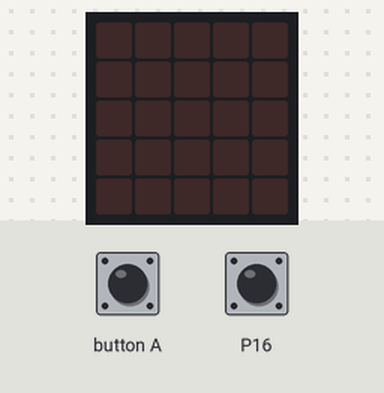
A program run on a simulated BBC micro:bit (MakeCode). Shown: the board's 5×5 LED display. The test bench sets the inputs (shaded band); at power-on: P16 LOW.

Above: at 1.2 s.
1.3 s: P16 pulled HIGH for 0.15 s
At 1.5 s:
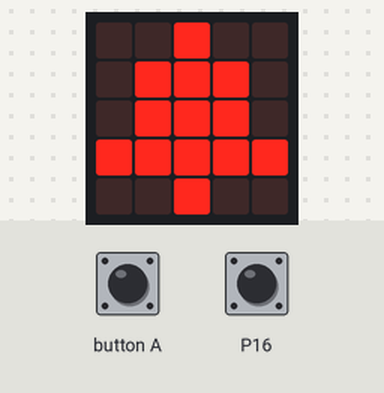
At 1.9 s:
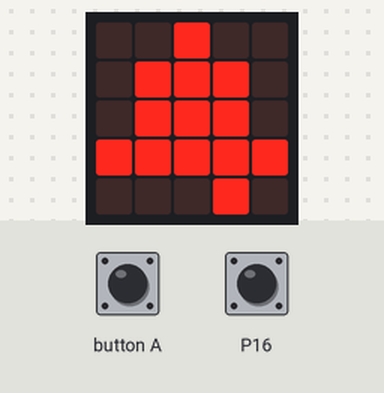
Timing chart, 0 to 4.3 s (numbered marks = the images above; inputs shaded):
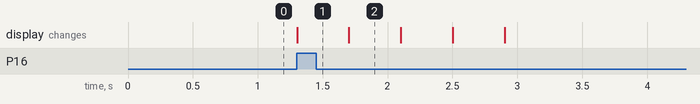

The program:

main.ts
```typescript
input.onButtonPressed(Button.A, function () {
    nombre += 1
})
let nombre = 1
let etat_actuel = 0
let etat_passe = 0
basic.forever(function () {
    etat_actuel = pins.digitalReadPin(DigitalPin.P16)
    if (etat_actuel != etat_passe) {
        if (etat_actuel == 1) {
            if (nombre == 1) {
                basic.showLeds(`
                    . . # . .
                    . # # # .
                    . # # # .
                    # # # # #
                    . . # . .
                    `)
                basic.showLeds(`
                    . . # . .
                    . # # # .
                    . # # # .
                    # # # # #
                    . . . # .
                    `)
                basic.showLeds(`
                    . . # . .
                    . # # # .
                    . # # # .
                    # # # # #
                    . . # . .
                    `)
                basic.showLeds(`
                    . . # . .
                    . # # # .
                    . # # # .
                    # # # # #
                    . # . . .
                    `)
                nombre = -1
            }
        }
    }
    basic.clearScreen()
})
```

test.ts
```typescript
// les tests vont ici ; cela ne sera pas compilé si ce paquet est utilisé en tant qu'extension.
```

Measured:
- after the input at 1.3 s, the display: changes at once (image 1)
- what the display in image 2 shows lasts 0.4 s, from 1.7 s to 2.1 s
